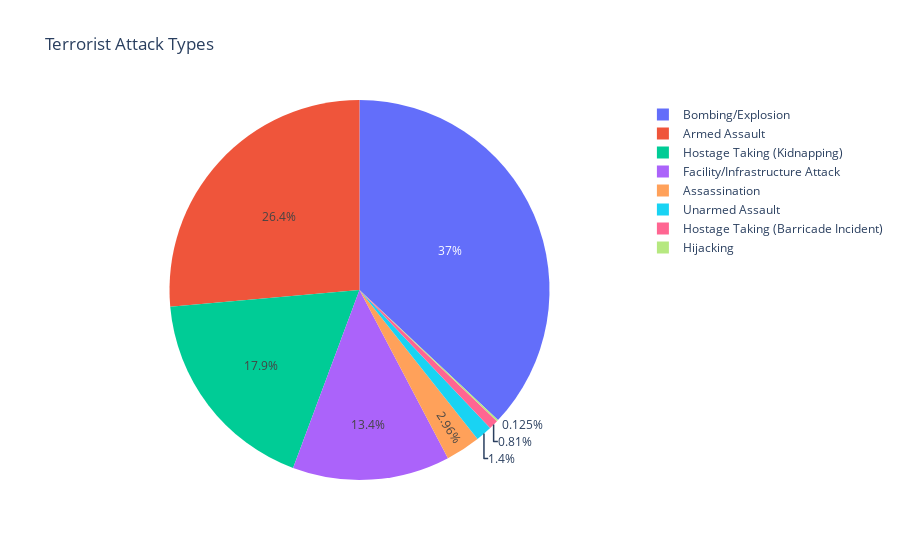

Notebook cell for this chart:
### Code cell
attacktype1 = dataset.AttackType.value_counts()
attacktp = pd.DataFrame({'Attacktype':attacktype1.index , 'count':attacktype1.values})
fg4 = px.pie(attacktp , values='count' , names='Attacktype',title='Terrorist Attack Types')
fg4.show()

### Figure 1 — Plotly figure (JSON) as saved in the notebook; plotly's stock layout.template omitted (floating-point values rounded to 4 significant figures)
{"data": [{"domain": {"x": [0, 1], "y": [0, 1]}, "hovertemplate": "Attacktype=%{label}<br>count=%{value}<extra></extra>", "labels": ["Bombing/Explosion", "Armed Assault", "Hostage Taking (Kidnapping)", "Facility/Infrastructure Attack", "Assassination", "Unarmed Assault", "Hostage Taking (Barricade Incident)", "Hijacking"], "legendgroup": "", "name": "", "showlegend": true, "type": "pie", "values": [1188, 848, 575, 430, 95, 45, 26, 4]}], "layout": {"legend": {"tracegroupgap": 0}, "title": {"text": "Terrorist Attack Types"}}}
